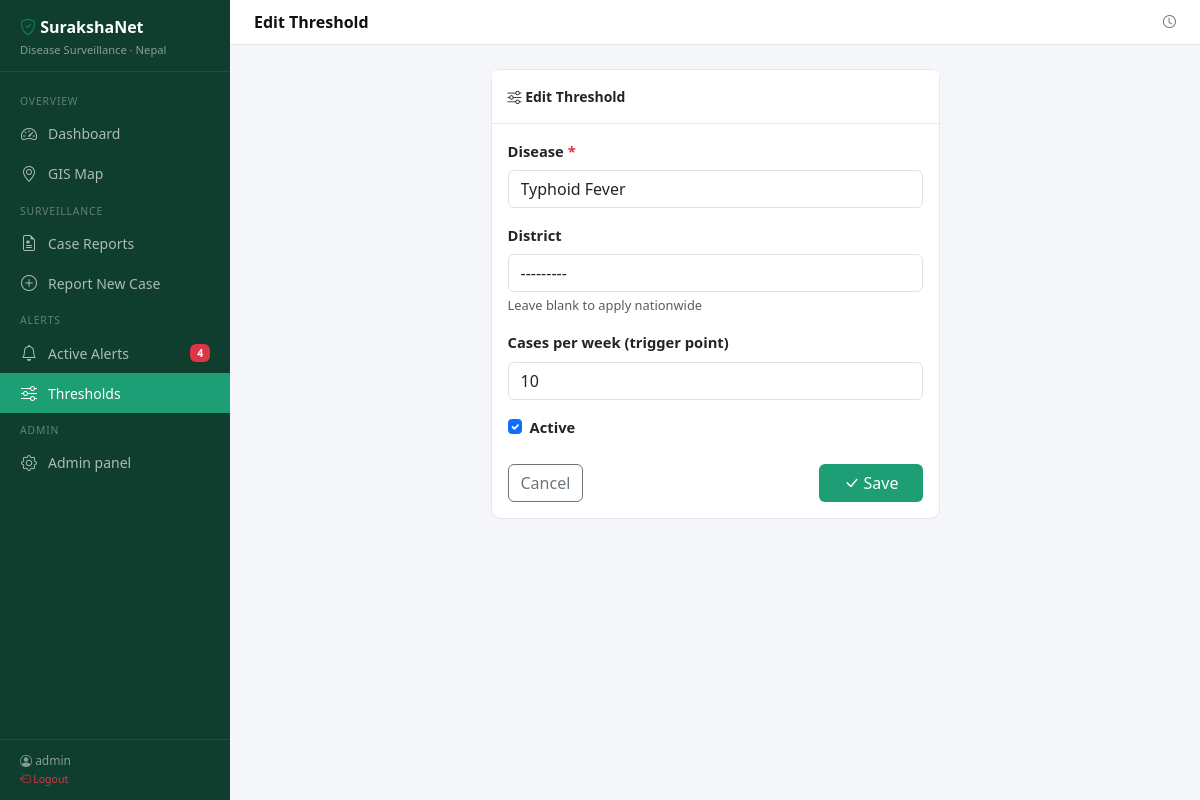
/thresholds/2/edit/ (signed in), run on the app's committed database.
### surveillance/models.py (models this page shows, shortened)
class AlertThreshold(models.Model):
    disease = models.ForeignKey(Disease, on_delete=models.CASCADE, related_name='thresholds')
    district = models.ForeignKey(District, on_delete=models.CASCADE, related_name='thresholds', null=True, blank=True,
                                  help_text='Leave blank for nationwide threshold')
    cases_per_week = models.PositiveIntegerField(default=10)
    is_active = models.BooleanField(default=True)
    class Meta:
        unique_together = ['disease', 'district']

### surveillance/views.py (the view)
# urls.py: path('thresholds/<int:pk>/edit/', views.threshold_edit, name='threshold_edit'),
@login_required
def threshold_edit(request, pk):
    threshold = get_object_or_404(AlertThreshold, pk=pk)
    if request.method == 'POST':
        form = AlertThresholdForm(request.POST, instance=threshold)
        if form.is_valid():
            form.save()
            messages.success(request, "Threshold updated.")
            return redirect('threshold_list')
    else:
        form = AlertThresholdForm(instance=threshold)
    return render(request, 'surveillance/threshold_form.html', {'form': form, 'title': 'Edit Threshold'})

### surveillance/forms.py
class AlertThresholdForm(forms.ModelForm):
    class Meta:
        model = AlertThreshold
        fields = ['disease', 'district', 'cases_per_week', 'is_active']
        widgets = {
            'cases_per_week': forms.NumberInput(attrs={'min': 1}),
        }
    def __init__(self, *args, **kwargs):
        super().__init__(*args, **kwargs)
        for field in self.fields.values():
            field.widget.attrs.setdefault('class', 'form-control')
        self.fields['is_active'].widget.attrs['class'] = 'form-check-input'
        self.fields['district'].required = False
        self.fields['district'].help_text = 'Leave blank to apply nationwide'

### surveillance/context_processors.py (called while the page is built)
def alert_count(request):
    if request.user.is_authenticated:
        count = Alert.objects.filter(status='active').count()
        return {'active_alert_count': count}
    return {'active_alert_count': 0}

### surveillance/models.py (called while the page is built)
    def __str__(self):
        return f"{self.name} ({self.province.name})"

    def __str__(self):
        return self.name

### surveillance/templates/surveillance/threshold_form.html (shortened to what this page needs)
{% extends "surveillance/base.html" %}
{% block page_title %}{{ title }}{% endblock %}
{% block content %}
<div class="row justify-content-center">
  <div class="col-md-6">
    <div class="card">
      <div class="card-header py-3"><i class="bi bi-sliders"></i> {{ title }}</div>
      <div class="card-body">
        <form method="post">
          <div class="mb-3">
            <label class="form-label fw-semibold">Disease <span class="text-danger">*</span></label>
            {{ form.disease }}
          </div>
          <div class="mb-3">
            <label class="form-label fw-semibold">District</label>
            {{ form.district }}
            <div class="form-text">{{ form.district.help_text }}</div>
          </div>
          <div class="mb-3">
            <label class="form-label fw-semibold">Cases per week (trigger point)</label>
            {{ form.cases_per_week }}
          </div>
          <div class="mb-4 form-check">
            {{ form.is_active }}
            <label class="form-check-label fw-semibold">Active</label>
          </div>
          <div class="d-flex justify-content-between">
            <a href="{% url 'threshold_list' %}" class="btn btn-outline-secondary">Cancel</a>
            <button type="submit" class="btn btn-brand px-4"><i class="bi bi-check-lg"></i> Save</button>
          </div>
        </form>
      </div>
    </div>
  </div>
</div>
{% endblock %}

### surveillance/templates/surveillance/base.html (shortened to what this page needs)
<!DOCTYPE html>
<html lang="en">
<head>
  <link href="https://cdn.jsdelivr.net/npm/bootstrap@5.3.2/dist/css/bootstrap.min.css" rel="stylesheet">
  <link href="https://cdn.jsdelivr.net/npm/bootstrap-icons@1.11.3/font/bootstrap-icons.min.css" rel="stylesheet">
  <link rel="stylesheet" href="https://unpkg.com/leaflet@1.9.4/dist/leaflet.css">
</head>
<body>
{% if user.is_authenticated %}
<nav id="sidebar">
  <div class="sidebar-brand">
    <h5><i class="bi bi-shield-check text-success"></i> SurakshaNet</h5>
    <small>Disease Surveillance · Nepal</small>
  </div>
  <div class="sidebar-nav">
    <div class="nav-section-label">Overview</div>
    <a href="{% url 'dashboard' %}" class="nav-link {% if request.resolver_match.url_name == 'dashboard' %}active{% endif %}">
      <i class="bi bi-speedometer2"></i> Dashboard
    </a>
    <a href="{% url 'map' %}" class="nav-link {% if request.resolver_match.url_name == 'map' %}active{% endif %}">
      <i class="bi bi-geo-alt"></i> GIS Map
    </a>
    <div class="nav-section-label">Surveillance</div>
    <a href="{% url 'case_list' %}" class="nav-link {% if 'case' in request.resolver_match.url_name %}active{% endif %}">
      <i class="bi bi-file-earmark-medical"></i> Case Reports
    </a>
    <a href="{% url 'case_create' %}" class="nav-link">
      <i class="bi bi-plus-circle"></i> Report New Case
    </a>
    <div class="nav-section-label">Alerts</div>
    <a href="{% url 'alert_list' %}" class="nav-link {% if 'alert' in request.resolver_match.url_name %}active{% endif %}">
      <i class="bi bi-bell"></i> Active Alerts
      {% with count=active_alert_count %}
        {% if count %}<span class="badge bg-danger ms-auto">{{ count }}</span>{% endif %}
      {% endwith %}
    </a>
    <a href="{% url 'threshold_list' %}" class="nav-link {% if 'threshold' in request.resolver_match.url_name %}active{% endif %}">
      <i class="bi bi-sliders"></i> Thresholds
    </a>
    <div class="nav-section-label">Admin</div>
    <a href="/admin/" class="nav-link"><i class="bi bi-gear"></i> Admin panel</a>
  </div>
  <div class="sidebar-footer">
    <i class="bi bi-person-circle"></i> {{ user.get_full_name|default:user.username }}<br>
    <a href="{% url 'logout' %}" class="text-danger text-decoration-none small">
      <i class="bi bi-box-arrow-left"></i> Logout
    </a>
  </div>
</nav>
<div id="main">
  <div class="topbar">
    <span class="topbar-title">{% block page_title %}Dashboard{% endblock %}</span>
    <div class="d-flex align-items-center gap-3">
      <span class="text-muted small"><i class="bi bi-clock"></i> {{ now|date:"D, d M Y" }}</span>
    </div>
  </div>
  <div class="page-body">
    {% block content %}{% endblock %}
  </div>
</div>
{% else %}
  {% block auth_content %}{% endblock %}
{% endif %}
</body>
</html>

### surveillance/templates/surveillance/base.html (style rules this page uses)
:root { --sidebar-width: 230px; --brand-green: #1D9E75; --brand-dark: #0f3d2e; --brand-red: #E24B4A; --brand-amber: #EF9F27; }
body { background: #f4f6f9; font-size: 0.92rem; }
#sidebar { position: fixed; top: 0; left: 0; height: 100vh; width: var(--sidebar-width); background: var(--brand-dark); display: flex; flex-direction: column; z-index: 1000; overflow-y: auto; }
.sidebar-brand { padding: 18px 20px 12px; border-bottom: 1px solid rgba(255,255,255,0.08); }
.sidebar-brand h5 { color: #fff; font-weight: 600; margin: 0; font-size: 1rem; }
.sidebar-brand small { color: rgba(255,255,255,0.5); font-size: 0.7rem; }
.sidebar-nav { padding: 12px 0; flex: 1; }
.nav-section-label { font-size: 0.65rem; text-transform: uppercase; letter-spacing: .08em; color: rgba(255,255,255,0.35); padding: 10px 20px 4px; }
.sidebar-nav .nav-link { color: rgba(255,255,255,0.65); padding: 8px 20px; border-radius: 0; display: flex; align-items: center; gap: 10px; font-size: 0.875rem; transition: all 0.15s; }
.sidebar-nav .nav-link.active { color: #fff; background: var(--brand-green); }
.sidebar-nav .nav-link i { font-size: 1rem; width: 18px; text-align: center; }
.sidebar-footer { padding: 12px 20px; border-top: 1px solid rgba(255,255,255,0.08); color: rgba(255,255,255,0.5); font-size: 0.75rem; }
#main { margin-left: var(--sidebar-width); min-height: 100vh; }
.topbar { background: #fff; border-bottom: 1px solid #e5e7eb; padding: 10px 24px; display: flex; align-items: center; justify-content: space-between; position: sticky; top: 0; z-index: 100; }
.topbar-title { font-weight: 600; font-size: 1rem; color: #111; }
.page-body { padding: 24px; }
.card { border: 1px solid #e5e7eb; border-radius: 10px; }
.card-header { background: #fff; border-bottom: 1px solid #e5e7eb; font-weight: 600; font-size: 0.875rem; }
.btn-brand { background: var(--brand-green); color: #fff; border: none; }

### data on the page
AlertThreshold: disease "Typhoid Fever", district "---------", cases_per_week "10", is_active "☑"

### other printed values
{{ count }} "4"
{{ user.get_full_name|default:user.username }} "admin"
{{ title }} "Edit Threshold"
